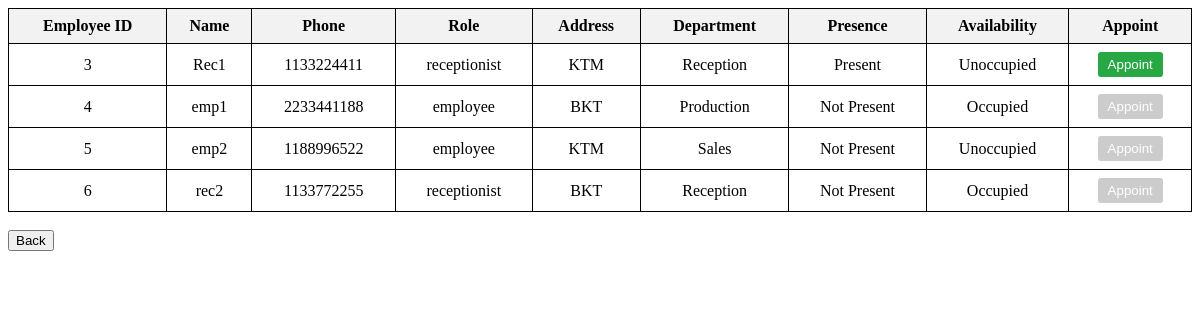
/emp_appoint.php (signed in), run on the app's committed database.
### tables this page shows
CREATE TABLE `Employee` (
  `emp_id` int(11) NOT NULL,
  `emp_name` varchar(200) NOT NULL,
  `emp_phone` varchar(11) NOT NULL,
  `emp_role` varchar(50) NOT NULL,
  `emp_address` varchar(200) NOT NULL,
  `emp_department` varchar(50) NOT NULL,
  `emp_pass` varchar(50) NOT NULL,
  `emp_presence` int(11) NOT NULL DEFAULT 0,
  `emp_availability` int(11) NOT NULL DEFAULT 0,
  `appointment_time` datetime DEFAULT NULL,
  `valid_until` datetime DEFAULT NULL
);

### emp_appoint.php (the view, shortened to what this page needs)
<!DOCTYPE html>
<html>
<head>
</head>
<body>
    <?php
    $con = mysqli_connect('localhost', 'root', '', 'emp_appo') or die('Unable to connect');
    $expire_sql = "UPDATE Employee SET emp_availability = 1 WHERE NOW() > valid_until AND emp_availability = 0";
    mysqli_query($con, $expire_sql);
    $sql = "SELECT emp_id, emp_name, emp_phone, emp_role, emp_address, emp_department, emp_presence, emp_availability, appointment_time FROM Employee";
    $result = mysqli_query($con, $sql);
    if ($result && mysqli_num_rows($result) > 0) {
        echo "<table>";
        echo "<thead>
                <tr>
                    <th>Employee ID</th>
                    <th>Name</th>
                    <th>Phone</th>
                    <th>Role</th>
                    <th>Address</th>
                    <th>Department</th>
                    <th>Presence</th>
                    <th>Availability</th>
                    <th>Appoint</th>
                </tr>
              </thead>
              <tbody>";
        while ($row = mysqli_fetch_assoc($result)) {
            echo "<tr>";
            echo "<td>{$row['emp_id']}</td>";
            echo "<td>{$row['emp_name']}</td>";
            echo "<td>{$row['emp_phone']}</td>";
            echo "<td>{$row['emp_role']}</td>";
            echo "<td>{$row['emp_address']}</td>";
            echo "<td>{$row['emp_department']}</td>";
            echo "<td>";
            echo ($row['emp_presence'] == 1) ? "Present" : "Not Present";
            echo "</td>";
            echo "<td>";
            echo ($row['emp_availability'] == 1) ? "Unoccupied" : "Occupied";
            echo "</td>";
            echo "<td>";
            if ($row['emp_presence'] == 1 && $row['emp_availability'] == 1) {
                echo "<form method='post' style='display: inline;'>
                        <input type='hidden' name='emp_id' value='{$row['emp_id']}'>
                        <button type='submit' name='appoint_employee' class='appoint-btn'>Appoint</button>
                      </form>";
            } else {
                echo "<button class='appoint-btn' disabled>Appoint</button>";
            }
            echo "</td>";
            echo "</tr>";
        }
        echo "</tbody></table><br>";
    } else {
        echo "<p>No employees found.</p>";
    }
    ?>
    <a href="rece_dash.php"><button>Back</button></a>
</body>
</html>

### emp_appoint.php (style rules this page uses)
table { text-align: center; border: 1px solid black; border-collapse: collapse; width: 100%; }
th, td { border: 1px solid black; padding: 8px; }
th { background-color: #f2f2f2; }
.appoint-btn { padding: 5px 10px; background-color: #28a745; color: white; border: none; border-radius: 3px; cursor: pointer; }
.appoint-btn:disabled { background-color: #ccc; cursor: not-allowed; }

### data on the page
employee: emp_id "3", emp_name "Rec1", emp_phone "1133224411", emp_role "receptionist", emp_address "KTM", emp_department "Reception", emp_presence "Present", emp_availability "Unoccupied"
employee: emp_id "4", emp_name "emp1", emp_phone "2233441188", emp_role "employee", emp_address "BKT", emp_department "Production", emp_presence "Not Present", emp_availability "Occupied"
employee: emp_id "5", emp_name "emp2", emp_phone "1188996522", emp_role "employee", emp_address "KTM", emp_department "Sales", emp_presence "Not Present", emp_availability "Unoccupied"
employee: emp_id "6", emp_name "rec2", emp_phone "1133772255", emp_role "receptionist", emp_address "BKT", emp_department "Reception", emp_presence "Not Present", emp_availability "Occupied"
